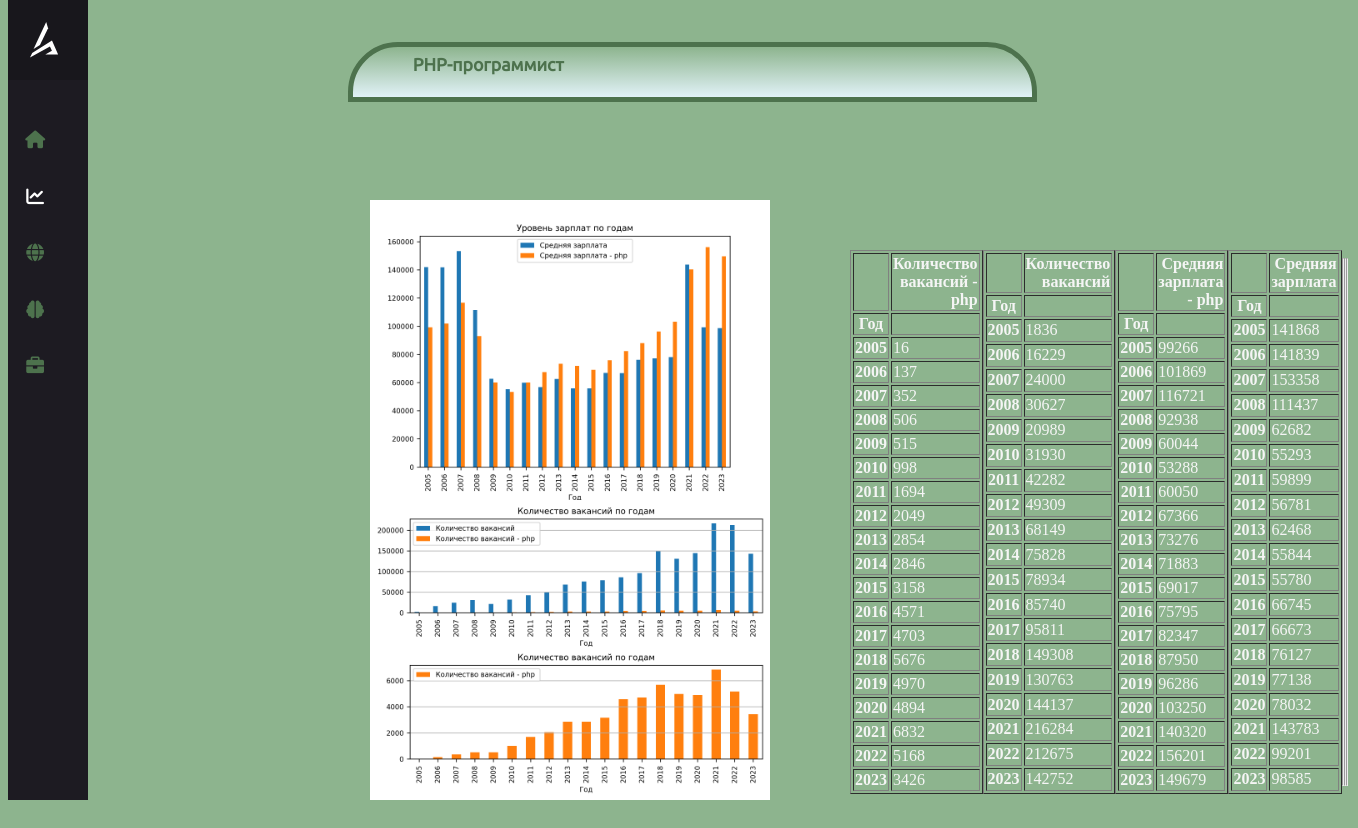
/demend/, run on the app's committed database.
### templates_files/models.py (models this page shows)
class Demand(models.Model):
    graph_salary_level = models.ImageField(upload_to='images_db/%Y/%m/%d', blank=False, verbose_name='График уровень зарплат по годам')
    graph_num_vacancy = models.ImageField(upload_to='images_db/%Y/%m/%d', blank=False, verbose_name='График количество вакансий по годам')
    table = models.TextField(blank=False, verbose_name='Таблица')

### templates_files/views.py (the view)
# urls.py: path('demend/', demand_page, name='demend'),
def demand_page(request):
    return render(request, 'Demend.html', { 'context': Demand.objects.all()})

### templates/Demend.html (shortened to what this page needs)
{% load static %}
<!DOCTYPE html>
<html lang="ru">
<head>
    <link rel="stylesheet" href="{% static "css/styles.css" %}">
    <link rel="stylesheet" href="https://cdn.jsdelivr.net/npm/ionicons@6.0.0/dist/ionicons.min.css">
    <link rel="stylesheet" href="https://cdnjs.cloudflare.com/ajax/libs/font-awesome/6.0.0/css/all.min.css">
</head>
<body>
<header>
    <p>PHP-программист</p>
</header>
<main>
    <div class="body">
        <div class="input_group">
            <div class="navigation">
<nav id="navbar">
  <ul class="navbar-items flexbox-col">
    <li class="navbar-logo flexbox-left">
      <a class="navbar-item-inner flexbox">
      </a>
    </li>
    <li class="navbar-item flexbox-left">
      <a class="navbar-item-inner flexbox-left" href="/">
        <div class="navbar-item-inner-icon-wrapper flexbox">
            <i class="fas fa-home"></i>
        </div>
      </a>
    </li>
    <li class="navbar-item flexbox-left">
      <a class="navbar-item-inner flexbox-left" style="color: #FFFFFF !important;" href="{% url 'demend' %}">
        <div class="navbar-item-inner-icon-wrapper flexbox">
            <i class="fas fa-chart-line"></i>
        </div>
      </a>
    </li>
    <li class="navbar-item flexbox-left">
      <a class="navbar-item-inner flexbox-left" href={% url 'geography' %}>
        <div class="navbar-item-inner-icon-wrapper flexbox">
          <i class="fas fa-globe"></i>
        </div>
    </li>
    <li class="navbar-item flexbox-left">
      <a class="navbar-item-inner flexbox-left" href={% url 'skills' %}>
        <div class="navbar-item-inner-icon-wrapper flexbox">
          <i class="fas fa-brain"></i>
        </div>
    </li>
    <li class="navbar-item flexbox-left">
      <a class="navbar-item-inner flexbox-left" href={% url 'lastVacancy' %}>
        <div class="navbar-item-inner-icon-wrapper flexbox">
            <i class="fas fa-briefcase"></i>
        </div>
    </li>
  </ul>
</nav>
</div>
<div class="home_text" style="top: 200px; margin-bottom: 240px;">
    {% for data in context %}
        <img class="demand_graph_1" src="{{ data.graph_salary_level.url }}"/>
        <img class="demand_graph_2" src="{{ data.graph_num_vacancy.url }}"/>
        <div class="tables">
            {{ data.table|safe }}
                </div>
    {% endfor %}
</div>
</div>
</main>
</body>
</html>

### static/css/styles.css (style rules this page uses)
html { padding: 0; margin: 0; background: #8DB48E; }
body { margin-top: 3.5%; border-radius: 50px; height: 85vh; padding-top: 50px; }
header { position: absolute; width: 50%; bottom: 93%; height: 50px; border-radius: 50px 50px 0px 0px; border: 5px solid #4D724D; background: linear-gradient(0deg, #E1F2F7 0%, rgba(225, 242, 247, 0.00) 100%); z-index: 2; text-align: center; margin-left: 25%; font-family: Ubuntu-Regular; color: #4D724D !important; font-size: 30px; font-weight: bold; }
header p { margin-top: 1%; margin-right: 60%; }
a { color: #4D724D !important; text-decoration: none }
:root { --primary: 237, 94%, 81%; --background: 266, 16%, 92%; --background-secondary: 256, 12%, 12%; --background-secondary-dark: 256, 10%, 10%; --background-secondary-light: 257, 11%, 16%; --text-primary: 0, 0%, 0%; --black: 0, 0%, 0%; --white: 0, 0%, 100%; --quite-gray: 0, 0%, 50%; --grooble: 10, 28%, 93%; --heading-large: 5.6rem; --heading-medium: 3.6rem; --heading-small: 2.4rem; --paragraph: 1.11rem; --navbar-buttons: 2.4rem; --transition-main: .175, .685, .32; --font-main: "Poppins"; }
*, *::before, *::after { box-sizing: inherit; }
p { margin: 0; font-size: var(--paragraph); }
a { color: hsla(var(--primary), 1); font-size: var(--paragraph); text-decoration: underline; }
ul, ol { margin: 1em 0; }
.flexbox { display: flex; justify-content: center; align-items: center; }
.flexbox-left { display: flex; justify-content: flex-start; align-items: center; }
.flexbox-col { display: flex; justify-content: center; flex-direction: column; align-items: center; }
#navbar { top: 0; padding: 0; width: 5em; height: 100vh; position: fixed; background-color: hsl(var(--background-secondary)); transition: width .35s cubic-bezier(var(--transition-main), 1); overflow-y: auto; overflow-x: hidden; }
.navbar-items { margin: 0; padding: 0; list-style-type: none; }
.navbar-logo { margin: 0 0 2em 0; width: 100%; height: 5em; background: hsl(var(--background-secondary-dark)); }
.navbar-logo > .navbar-item-inner { width: calc(5rem - 8px); }
.navbar-logo > .navbar-item-inner > svg { height: 2em; fill: hsl(var(--white)); }
.navbar-item { padding: 0 .5em; width: 100%; cursor: pointer; }
.navbar-item-inner { padding: 1em 0; width: 100%; position: relative; color: hsl(var(--quite-gray)); border-radius: .25em; text-decoration: none; transition: all .2s cubic-bezier(var(--transition-main), 1); }
.navbar-item-inner-icon-wrapper { width: calc(5rem - 1em - 8px); position: relative; }
@media only screen and (max-width: 1660px) { :root { --heading-large: 5.4rem; --heading-medium: 3.4rem; --heading-small: 2.2rem; } }
@media only screen and (max-width: 1456px) { :root { --heading-large: 5.2rem; --heading-medium: 3.2rem; --heading-small: 2rem; } }
.home_text { position: absolute; left: 350px; top: 80px; }
.demand_graph_1 { width: 400px; height: 300px; position: absolute; left: 20px; top: 0px; }
.demand_graph_2 { width: 400px; height: 300px; left: 20px; position: absolute; top: 300px }
.tables { display: flex; flex-direction: row; justify-content: flex-start; position: absolute; left: 500px; top: 50px }
.tables table { color: #F5F5F5; }

### data on the page
Demand: graph_salary_level (picture), graph_num_vacancy (picture), table "Количество вакансий - php Год 2005 16 2006 137 2007 352 2008 506 2009 515 2010 998 2011 1694 2012 2049 2013 2854 2014 2846 2015 3158 2016 4571 2017 4703 2018 5676 2019 4970 2020 4894 2021 6832 2022 5168 2023 3426 Количество вакансий Год 2005 1836 2006 16229 2007 24000 2008 30627 2009 20989 2010 31930 2011 42282 2012 49309 2013 68149 2014 75828 2015 78934 2016 85740 2017 95811 2018 149308 2019 130763 2020 144137 2021 216284 2022 212675 2023 142752 Средняя зарплата - php Год 2005 99266 2006 101869 2007 116721 2008 92938 2009 60044 2010 53288 2011 60050 2012 67366 2013 73276 2014 71883 2015 69017 2016 75795 2017 82347 2018 87950 2019 96286 2020 103250 2021 140320 2022 156201 2023 149679…"
